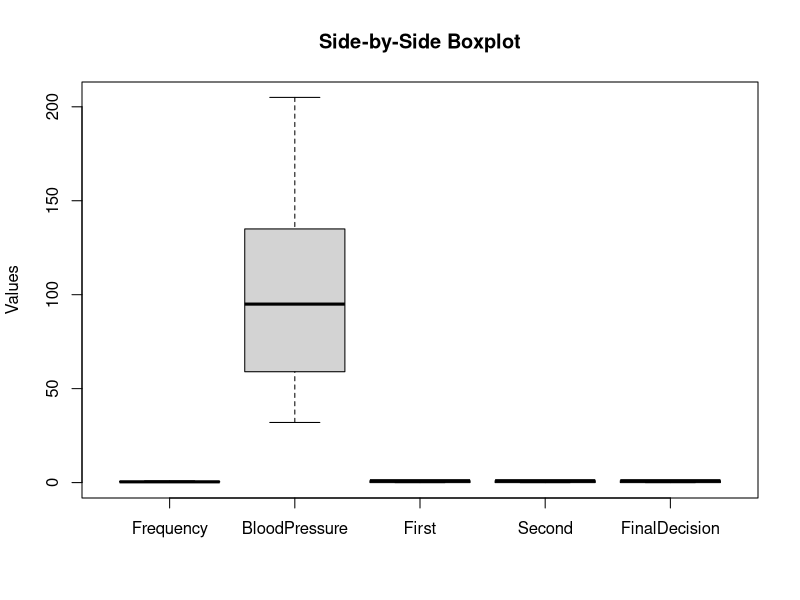
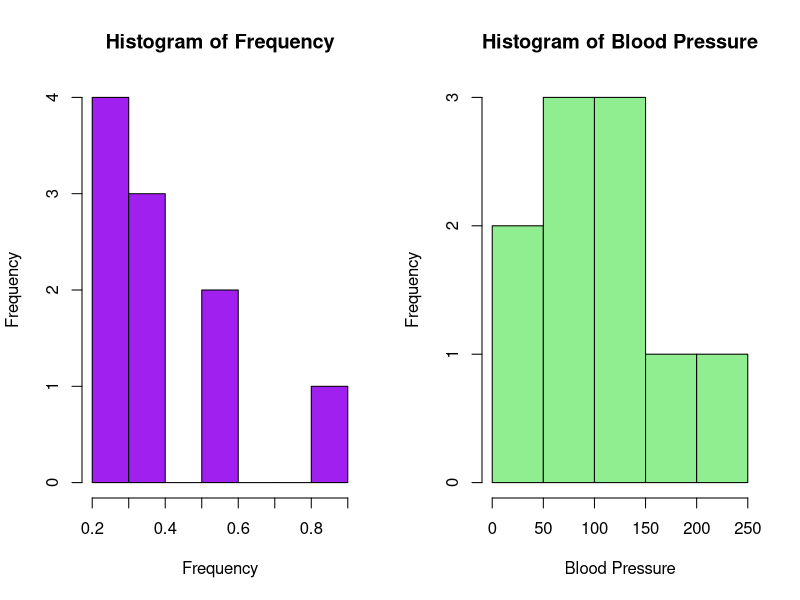

Write R code to recreate these figures, in order.
#https://rprogrammingjournalizquierdo.blogspot.com/

Frequency <- c(0.6, 0.3, 0.4, 0.4, 0.2, 0.6, 0.3, 0.4, 0.9, 0.2)
BloodPressure <- c(103, 87, 32, 42, 59, 109, 78, 205, 135, 176)
First <- c(1, 1, 1, 1, 0, 0, 0, 0, NA, 1)
Second <- c(0, 0, 1, 1, 0, 0, 1, 1, 1, 1)
FinalDecision <- c(0, 1, 0, 1, 0, 1, 0, 1, 1, 1)

data <- data.frame(Frequency, BloodPressure, First, Second, FinalDecision)

boxplot(Frequency, BloodPressure, First, Second, FinalDecision, 
        names = c("Frequency", "BloodPressure", "First", "Second", "FinalDecision"), 
        main = "Side-by-Side Boxplot", 
        ylab = "Values")

par(mfrow = c(1, 2)) 


hist(Frequency, col = "purple", main = "Histogram of Frequency", xlab = "Frequency", 
     breaks = 5)

hist(BloodPressure, col = "lightgreen", main = "Histogram of Blood Pressure", 
     xlab = "Blood Pressure", breaks = 5)



